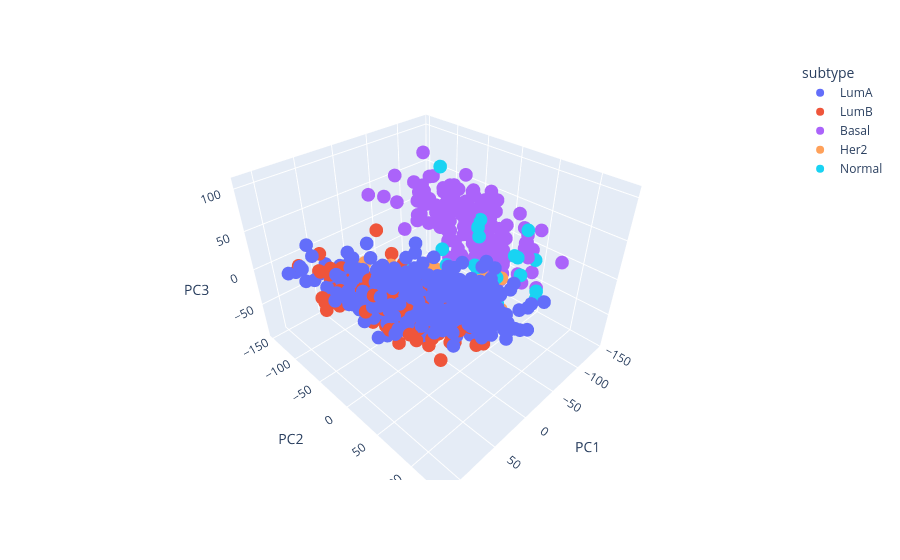

Here is the notebook cell this chart was saved with:
### Code cell
import plotly.express as px
from sklearn.decomposition import PCA

labels = merged[pam50]
pca = PCA(n_components=3)
components = pca.fit_transform(star_t)
df_3d = pd.DataFrame(components, columns=["PC1", "PC2", "PC3"])
df_3d["subtype"] = labels.values

px.scatter_3d(df_3d, x="PC1", y="PC2", z="PC3", color="subtype")

### Figure 1 — Plotly figure (JSON) as saved in the notebook; plotly's stock layout.template omitted (floating-point values rounded to 4 significant figures; data arrays with more than 128 entries replaced by an {"elided": "..."} marker saying what was removed)
{"data": [{"hovertemplate": "subtype=LumA<br>PC1=%{x}<br>PC2=%{y}<br>PC3=%{z}<extra></extra>", "legendgroup": "LumA", "marker": {"color": "#636efa", "symbol": "circle"}, "mode": "markers", "name": "LumA", "scene": "scene", "showlegend": true, "type": "scatter3d", "x": {"elided": "421 float values"}, "y": {"elided": "421 float values"}, "z": {"elided": "421 float values"}}, {"hovertemplate": "subtype=LumB<br>PC1=%{x}<br>PC2=%{y}<br>PC3=%{z}<extra></extra>", "legendgroup": "LumB", "marker": {"color": "#EF553B", "symbol": "circle"}, "mode": "markers", "name": "LumB", "scene": "scene", "showlegend": true, "type": "scatter3d", "x": {"elided": "192 float values"}, "y": {"elided": "192 float values"}, "z": {"elided": "192 float values"}}, {"hovertemplate": "subtype=Basal<br>PC1=%{x}<br>PC2=%{y}<br>PC3=%{z}<extra></extra>", "legendgroup": "Basal", "marker": {"color": "#ab63fa", "symbol": "circle"}, "mode": "markers", "name": "Basal", "scene": "scene", "showlegend": true, "type": "scatter3d", "x": {"elided": "139 float values"}, "y": {"elided": "139 float values"}, "z": {"elided": "139 float values"}}, {"hovertemplate": "subtype=Her2<br>PC1=%{x}<br>PC2=%{y}<br>PC3=%{z}<extra></extra>", "legendgroup": "Her2", "marker": {"color": "#FFA15A", "symbol": "circle"}, "mode": "markers", "name": "Her2", "scene": "scene", "showlegend": true, "type": "scatter3d", "x": [-13.9, -25.93, -1.262, -15.3, -48.54, -50.77, -4.999, -43.78, -38.28, -47.73, 37.55, -22.38, -63.69, 19.64, -46.02, -30.96, -81.17, 6.094, -52.16, 3.998, -27.43, -41.83, -40.82, 11.97, 22.11, -8.353, 17.95, -6.535, -38.7, -33.52, 19.76, -54.69, -50.99, -20.13, -27.65, -19.24, -35.0, -11.58, -64.6, 14.3, -46.0, -35.14, 5.843, -1.222, -11.44, -59.89, -49.32, -48.07, -83.49, -23.47, -43.1, -44.45, -61.54, -30.41, 5.211, 17.59, 3.678, -66.89, -32.72, -30.73, -47.98, -89.83, 24.41, -52.4, -73.53, 7.595, 8.481], "y": [23.98, 35.05, -28.88, -45.22, 20.39, -14.47, -8.584, -8.371, 15.39, -42.76, -14.18, -21.84, 36.11, -6.786, 29.04, -2.201, 37.0, -82.12, -49.53, -81.77, -29.78, -30.65, 17.01, -74.67, -83.82, -46.68, -44.36, 4.755, -8.075, 37.91, -38.61, 21.75, -2.371, 22.15, 35.61, 3.739, 14.65, 34.61, 37.25, -45.8, -11.25, 26.13, -36.57, 2.355, -25.98, 8.166, -42.96, -10.6, -33.38, 36.19, -8.396, -49.81, 38.05, -39.58, -61.55, 1.201, -40.64, -0.9824, -25.95, -2.665, 54.85, 34.32, -9.303, -38.86, 11.74, -34.42, -10.3], "z": [-49.73, -24.38, -20.68, -17.87, -73.01, -12.19, -30.09, -21.5, -48.02, -28.61, 3.835, -20.11, -77.92, 9.327, -86.53, -80.66, -16.63, -22.55, -30.58, -22.77, -10.1, -33.04, -61.25, -38.96, -3.554, -54.28, -21.59, -77.3, -79.37, -23.78, -26.21, -75.8, -30.7, -46.0, -24.19, -20.74, -34.78, -9.998, -63.71, 7.667, -39.77, -20.16, -11.82, -10.1, -36.72, -58.17, -51.56, -74.49, -69.03, -57.64, -66.62, -30.78, -84.05, -75.42, -23.75, -46.11, -43.46, -81.19, -27.09, -63.45, -27.38, -70.17, -7.203, -28.01, -16.38, -7.416, -48.62]}, {"hovertemplate": "subtype=Normal<br>PC1=%{x}<br>PC2=%{y}<br>PC3=%{z}<extra></extra>", "legendgroup": "Normal", "marker": {"color": "#19d3f3", "symbol": "circle"}, "mode": "markers", "name": "Normal", "scene": "scene", "showlegend": true, "type": "scatter3d", "x": [-41.95, -72.24, 23.3, -43.26, -33.02, -55.48, -44.77, -28.18, -10.79, -61.3, -52.4, -85.04, -51.88, -55.65, 6.4, -22.19, -59.74, -3.841, -101.1, -37.91, -113.8, -26.74, -45.64], "y": [62.71, 7.337, -0.5279, 77.33, 87.97, -38.41, 46.95, -0.8456, 8.991, 12.48, 32.53, 59.58, 12.35, 81.32, -15.43, 119.5, 16.82, 60.64, -15.52, 61.59, 58.61, 49.8, 106.3], "z": [-17.23, 30.78, 29.17, 51.24, 59.12, 106.2, -59.95, 9.503, 42.75, -0.7045, -13.27, -2.864, -30.06, 77.15, -5.638, 41.5, -0.8393, 93.42, 31.72, 19.45, 3.494, 9.65, 12.25]}], "layout": {"legend": {"title": {"text": "subtype"}, "tracegroupgap": 0}, "margin": {"t": 60}, "scene": {"domain": {"x": [0, 1], "y": [0, 1]}, "xaxis": {"title": {"text": "PC1"}}, "yaxis": {"title": {"text": "PC2"}}, "zaxis": {"title": {"text": "PC3"}}}}}
